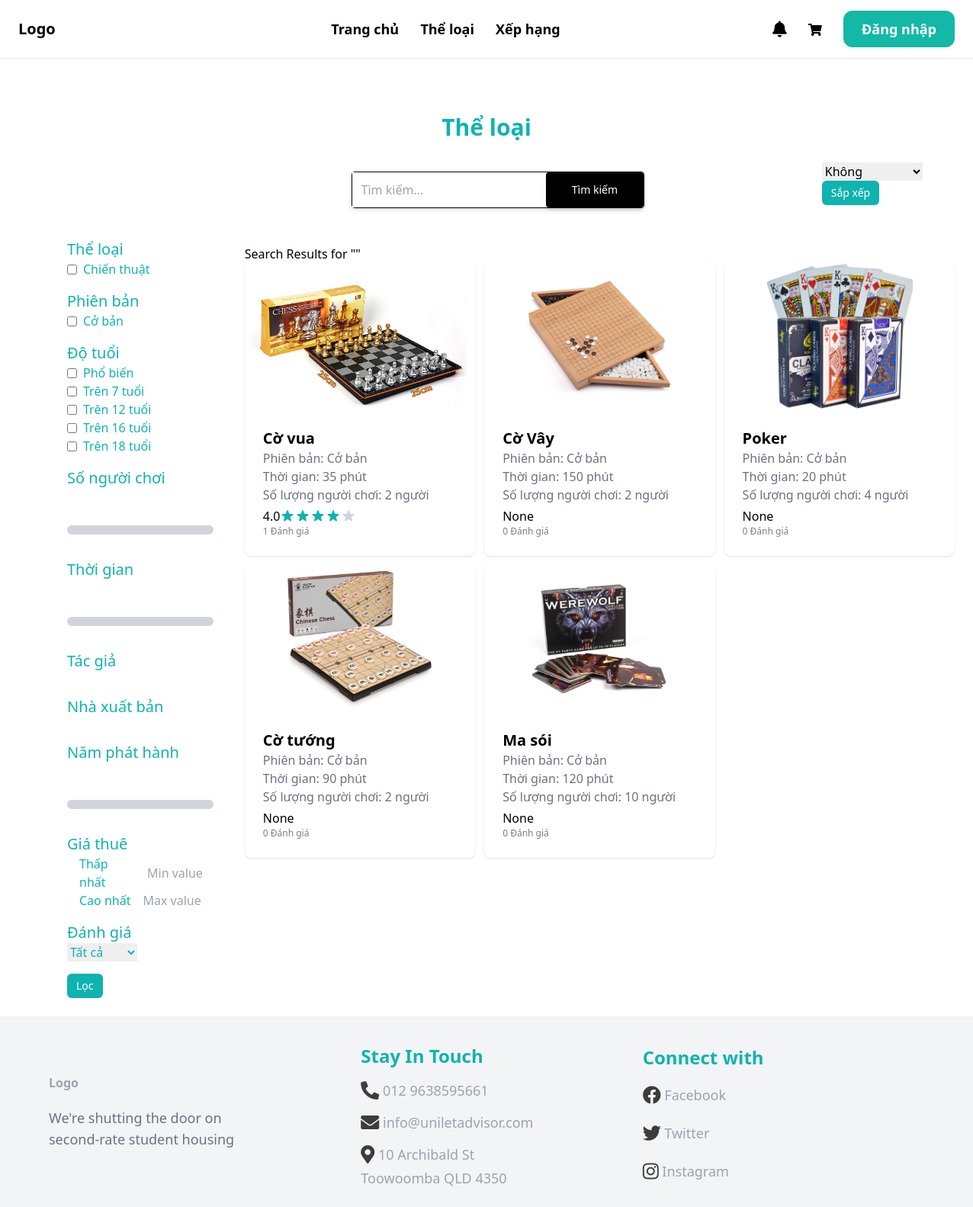
The page /boardgames/search/ on the database its author committed.
### boardgame/models.py (models this page shows, shortened)
class Category(models.Model):
    title = models.CharField(max_length=100, default=None)
    cid = ShortUUIDField(unique=True, primary_key=True, prefix="cat", alphabet='1234567890', length=2, max_length=6)
    description = models.TextField(null=True, blank=True)
    class Meta:
        verbose_name_plural = 'Category'

class Version(models.Model):
    title = models.CharField(max_length=100, default=None)
    vid = ShortUUIDField(unique=True, primary_key=True, prefix="ver", alphabet='1234567890', length=2, max_length=6)
    description = models.TextField(null=True, blank=True)
    class Meta:
        verbose_name_plural = 'Version'
    def __str__(self):
        return self.title

class  Boardgame(models.Model):
    AGE_RATINGS = (
        ('G', 'Phổ biến'),
        ('7+', 'Trên 7 tuổi'),
        ('12+', 'Trên 12 tuổi'),
        ('16+', 'Trên 16 tuổi'),
        ('18+', 'Trên 18 tuổi'),
    )
    STATUS_BG = (
        ('out_of_stock', 'Boardgame này đã hết'),
        ('stocking', 'Boardgame này vẫn còn'),
    )
    bgid = ShortUUIDField(unique=True, primary_key=True, prefix="bg", alphabet='1234567890', length=2, max_length=6)
    user = models.ForeignKey(User, on_delete=models.SET_NULL, null=True)
    date = models.DateTimeField(default=timezone.now)
    category= models.ForeignKey(Category, on_delete=models.SET_NULL, null=True)
    version = models.ForeignKey(Version, on_delete=models.SET_NULL, null=True)
    title = models.CharField(max_length=100)
    image = models.ImageField(upload_to="user_directory_path")
    description = models.TextField(null=True, blank=True, default="This is the boardgame")
    rule = models.TextField(null=True, blank=True, default="This is rule for boardgame")
    age_rating = models.CharField(choices=AGE_RATINGS, max_length=5, default="G")
    people = models.IntegerField()
    play_time = models.IntegerField()
    price = models.DecimalField(max_digits=99999999999999, decimal_places=2)
    author = models.ForeignKey(Author, on_delete=models.SET_NULL, null=True, blank=True)
    producer = models.ForeignKey(Producer, on_delete=models.SET_NULL, null=True, blank=True)
    publication_year = models.IntegerField(default="2000")
    boardgame_status = models.CharField(choices=STATUS_BG, max_length=20, default="out_of_stock")
    in_stock = models.PositiveIntegerField(default=0)
    order = models.PositiveIntegerField(default=0)
    rental = models.PositiveIntegerField(default=0)
    total = models.PositiveIntegerField(default=0)
    class Meta:
        verbose_name_plural = "Boardgame"
    def get_average_rating(self):
        return self.reviews.aggregate(avg_rating=Avg('rating'))['avg_rating']
    @property
    def draw_average_stars(self):
        if (self.get_average_rating()):
            average_stars = int(self.get_average_rating())
            return range(0,average_stars)
    @property
    def draw_non_stars(self):
        if (self.get_average_rating()):
            average_stars = int(self.get_average_rating())
            return range(0,5-average_stars)

### boardgame/views.py (the view)
# urls.py: path('search/', views.search_view, name='search'),
def search_view(request):
    if request.method == 'GET':
        query = request.GET.get('query', '')
        boardgames = search_boardgames(query)
        filters = {
            'category': request.GET.get('category', None),
            'version': request.GET.get('version', None),
            'people': request.GET.get('people', None),
            'age_rating': request.GET.get('age_rating', None),
            'play_time': request.GET.get('play_time', None),
            'author': request.GET.get('author', None),
            'producer': request.GET.get('producer', None),
            'publication_year': request.GET.get('publication_year', None),
            'rental_price_min': request.GET.get('rental_price_min', None),
            'rental_price_max': request.GET.get('rental_price_max', None),
            'rating': request.GET.get('rating', None),
        }
        boardgames = filter_boardgames(boardgames, filters)
        categorys = Category.objects.all()
        versions = Version.objects.all()
        age_rating_choices = Boardgame.AGE_RATINGS
        authors = Author.objects.all()
        producers = Producer.objects.all()
        sort_by = request.GET.get('sort_by', '')
        if sort_by:
            boardgames = sort_boardgames(boardgames, sort_by)
        context = {
            'boardgames': boardgames,
            'query': query,
            'filters': filters,
            'categorys': categorys,
            'versions': versions,
            'age_rating_choices': age_rating_choices,
            'authors': authors,
            'producers': producers,
            'sort_by': sort_by,
        }
        return render(request, 'boardgame/search.html', context)

### boardgame/views.py (called while the page is built)
def search_boardgames(query):
    boardgames = Boardgame.objects.filter(title__icontains=query)
    return boardgames

### templates/boardgame/search.html (shortened to what this page needs)
{% extends 'core/base.html' %}
{% block content %}
<div class="text-center pt-12 text-3xl font-bold text-[#0FB3AF]">Thể loại</div>
<div class="mt-6 ml-80 w-4/5 flex justify-around items-center">
    <div class="flex justify-center">
        <form action="{% url 'boardgame:search' %}" method="GET">
            <div class="mt-4 flex justify-between flex border border-black w-96 h-12 rounded shadow-md ">
                <input type="text" name="query" placeholder="Tìm kiếm..." class="w-2/3 px-3 focus:outline-none">
                <button type="submit"
                    class="w-1/3 bg-black hover:bg-[#0FB3AFCC] rounded shadow-md px-3 text-sm text-white">
                    Tìm kiếm
                </button>
            </div>
        </form>
    </div>
    <div>
        <form action="{% url 'boardgame:search' %}" method="GET">
            <select name="sort_by" id="sort_by">
                <option value="">Không</option>
            </select>
            <button type="submit"
                class="bg-[#0FB3AF] hover:bg-[#0FB3AFCC] flex justify-center items-center rounded-md px-3 text-sm text-white h-8">
                Sắp xếp
            </button>
        </form>
    </div>
</div>
<div class="grid grid-cols-5 gap-4">
    <div class="mt-10 ml-16">
        <form method="GET" action="{% url 'boardgame:search' %}">
            <div class="grid grid-cols-1 gap-4">
                <div>
                    <div class="text-[#0FB3AF] text-xl font-medium flex items-center">
                        <label for="category" class="mr-2">Thể loại</label>
                    </div>
                    {% for category in categorys %}
                    <div class="text-[#0FB3AF] text-md font-medium flex items-center">
                        <input type="checkbox" name="category[]" value="{{ category.title }}" id="{{ category.cid }}">
                        <label class="ml-2" for="{{ category.cid }}">{{ category.title }}</label>
                    </div>
                    {% endfor %}
                </div>
                <div>
                    <div class="text-[#0FB3AF] text-xl font-medium flex items-center ">
                        <label for="version" class="mr-2">Phiên bản</label>
                    </div>
                    {% for version in versions %}
                    <div class="text-[#0FB3AF] text-md font-medium flex items-center">
                        <input type="checkbox" name="version[]" value="{{ version.title }}" id="{{ version.vid }}">
                        <label class="ml-2" for="{{ version.vid }}">{{ version.title }}</label>
                    </div>
                    {% endfor %}
                </div>
                <div>
                    <div class="text-[#0FB3AF] text-xl font-medium flex items-center">
                        <label for="age_rating" class="mr-2">Độ tuổi</label>
                    </div>
                    {% for choice in age_rating_choices %}
                    <div class="text-[#0FB3AF] text-md font-medium flex items-center">
                        <input type="checkbox" name="age_rating" id="age_rating_{{ choice.0 }}" value="{{ choice.0 }}">
                        <label class="ml-2" for="age_rating_{{ choice.0 }}">{{ choice.1 }}</label>
                    </div>
                    {% endfor %}
                </div>
                <div>
                    <div class="text-[#0FB3AF] text-xl font-medium flex items-center">
                        <label for="people">Số người chơi</label>
                    </div>
                    <div id="people_slider" class="w-48 h-3 mt-12 text-sm bg-gray-300 rounded-full"></div>
                </div>
                <div>
                    <div class="mt-4 text-[#0FB3AF] text-xl font-medium flex items-center">
                        <label for="play_time">Thời gian</label>
                    </div>
                    <div id="play_time_slider" class="w-48 h-3 mt-12 text-sm bg-gray-300 rounded-full"></div>
                </div>
                <div>
                    <div class="mt-4 text-[#0FB3AF] text-xl font-medium flex items-center">
                        <label for="author">Tác giả</label>
                    </div>
                </div>
                <div>
                    <div class="mt-4 text-[#0FB3AF] text-xl font-medium flex items-center">
                        <label for="producer">Nhà xuất bản</label>
                    </div>
                </div>
                <div>
                    <div class="mt-4 text-[#0FB3AF] text-xl font-medium flex items-center">
                        <label for="publication_year">Năm phát hành</label>
                    </div>
                    <div id="publication_year_slider" class="w-48 h-3 mt-12 text-sm bg-gray-300 rounded-full"></div>
                </div>
                <div>
                    <div class="mt-4 text-[#0FB3AF] text-xl font-medium flex items-center">
                        <label for="publication_year">Giá thuê</label>
                    </div>
                    <div class="w-80 ml-4 text-[#0FB3AF] text-md font-medium flex ">
                        <label class="mr-4" for="rental_price_min">Thấp nhất</label>
                        <input type="text" id="rental_price_min" name="rental_price_min" placeholder="Min value" />
                    </div>
                    <div class="w-80 ml-4 text-[#0FB3AF] text-md font-medium flex ">
                        <label class="mr-4" for="rental_price_max">Cao nhất</label>
                        <input type="text" id="rental_price_max" name="rental_price_max" placeholder="Max value" />
                    </div>
                </div>
                <div>
                    <div class="text-[#0FB3AF] text-xl font-medium flex items-center">
                        <label for="rating">Đánh giá</label>
                    </div>
                    <div class="text-[#0FB3AF] text-md font-medium flex items-center">
                        <select name="rating" id="rating">
                            <option value="">Tất cả</option>
                        </select>
                    </div>
                </div>
            </div>
            <button type="submit"
                class="mt-4 bg-[#0FB3AF] hover:bg-[#0FB3AFCC] flex justify-center flex items-center rounded-md px-3 text-sm text-white h-8">
                Lọc
            </button>
        </form>
    </div>
    <div class="mt-12 ml-12 col-span-4">
        {% if boardgames %}
            <h1>Search Results for "{{ query }}"</h1>
            <ul>
                <div class="grid grid-cols-3 gap-3 ">
                    {% for boardgame in boardgames %}
                        <div class="shadow bg-[#ffffff] rounded-lg">
                            <a href="{% url "boardgame:detail" boardgame.bgid %}" class="boardgame-info">
                                <div>
                                    <img src="{{ boardgame.image.url }}"
                                        class="rounded-t-lg object-contain max-h-48 w-full transition " sizes="100vw">
                                </div>
                                <div class="p-6 rounded-b-xl bg-white-100">
                                    <h2 class="text-xl font-bold">{{ boardgame.title }}</h2>
                                    <p class="text-gray-500">Phiên bản: {{ boardgame.version }}</p>
                                    <p class="text-gray-500">Thời gian: {{ boardgame.play_time }} phút</p>
                                    <p class="text-gray-500">Số lượng người chơi: {{ boardgame.people }} người</p>
                                    <div class="flex items-center pt-1">
                                        {{boardgame.get_average_rating}}
                                        {% for star in boardgame.draw_average_stars %}
                                            <svg aria-hidden="true" class="w-5 h-5 text-[#0FB3AF]" fill="currentColor" viewBox="0 0 20 20">
                                                <title> {{star}}</title>
                                                <path
                                                    d="M9.049 2.927c.3-.921 1.603-.921 1.902 0l1.07 3.292a1 1 0 00.95.69h3.462c.969 0 1.371 1.24.588 1.81l-2.8 2.034a1 1 0 00-.364 1.118l1.07 3.292c.3.921-.755 1.688-1.54 1.118l-2.8-2.034a1 1 0 00-1.175 0l-2.8 2.034c-.784.57-1.838-.197-1.539-1.118l1.07-3.292a1 1 0 00-.364-1.118L2.98 8.72c-.783-.57-.38-1.81.588-1.81h3.461a1 1 0 00.951-.69l1.07-3.292z">
                                                </path>
                                            </svg>
                                        {% endfor %}
                                    </div>
                                    <div class="font-thin text-[#7E7E7E] font-['Open Sans'] text-xs">
                                        {{boardgame.reviews.all.count}} Đánh giá
                                    </div>
                                </div>
                            </a>
                        </div>
                    {% endfor %}
                </div>
            </ul>
        {% else %}
            <h1>No results found for "{{ query }}"</h1>
        {% endif %}
    </div>
</div>
{% endblock %}

### rows shown on the page
Category: title "Chiến thuật"
Version: title "Cở bản"
Boardgame: image (picture), title "Cờ vua", version "Cở bản", play_time "35", people "2", get_average_rating "4.0", reviews.all.count "1"
Boardgame: image (picture), title "Cờ Vây", version "Cở bản", play_time "150", people "2", get_average_rating "None", reviews.all.count "0"
Boardgame: image (picture), title "Poker", version "Cở bản", play_time "20", people "4", get_average_rating "None", reviews.all.count "0"
Boardgame: image (picture), title "Cờ tướng", version "Cở bản", play_time "90", people "2", get_average_rating "None", reviews.all.count "0"
Boardgame: image (picture), title "Ma sói", version "Cở bản", play_time "120", people "10", get_average_rating "None", reviews.all.count "0"

### other values the page prints
{{ choice.1 }} "Phổ biến" "Trên 7 tuổi" "Trên 12 tuổi" "Trên 16 tuổi" "Trên 18 tuổi"
